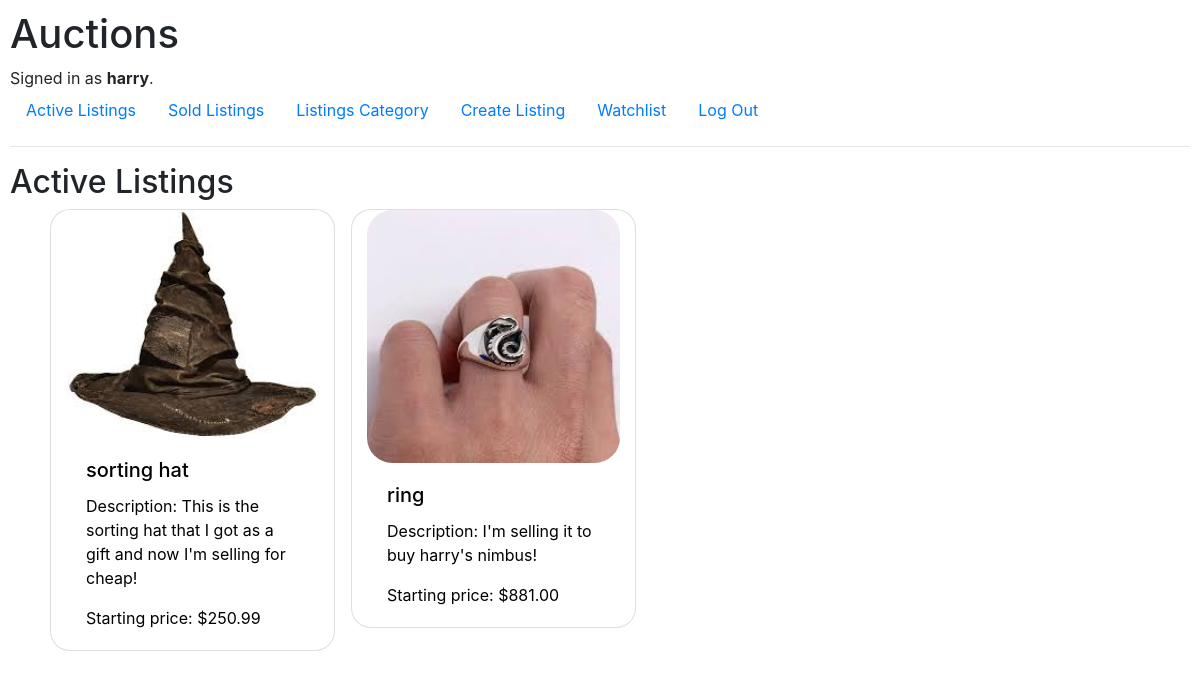
Page /category/Accessories (signed in) on the committed database.
### auctions/models.py (models this page shows, shortened)
class User(AbstractUser):
    pass

class Listing(models.Model):
    title = models.CharField(max_length=100)
    description = models.CharField(max_length=1000)
    price = models.DecimalField(max_digits=10, decimal_places=2)
    category = models.CharField(max_length=64)
    username = models.ForeignKey(User, on_delete=models.CASCADE, related_name="owner")
    img = models.ImageField(upload_to="auctions/uploads/images", blank=True, null=True, default=None)
    active = models.BooleanField(default=True)

### auctions/views.py (the view)
# urls.py: path("category/<str:category>", views.category_search, name="category_search"),
def category_search(request, category):
    return render(request, "auctions/index.html", {
        "listings": Listing.objects.all().filter(active=True, category=category),
        "no_category_item": "We don't have any Listing in this category yet!"
    })

### auctions/templates/auctions/index.html
{% extends "auctions/layout.html" %}
{% block body %}
    <h2>Active Listings</h2>
    {% if listings %}
        <ul style="list-style-type: none;">
            <div class="container">
                <div class="row row-cols-4" style="column-gap: 1em; row-gap: 0.5em;">
                    {% for item in listings %}
                        <li>
                            <div class="col card" style="width: 18rem; border-radius: 20px;">
                                <a href="{% url 'listing_page' item.pk %}" style="text-decoration: none; color: black;">
                                {% if item.img %}
                                    <img class="card-img-top" src="{{ item.img.url }}" alt="Listed item image" style="border-radius: 10%;">
                                {% else %}
                                    <img src="" alt="No image listed">
                                {% endif %}
                                    <div class="card-body">
                                        <h5 class="card-title">{{ item.title }}</h5>
                                        <p class="card-text">Description: {{ item.description }}</p>
                                        <p class="card-text">Starting price: ${{ item.price }}</p>
                                    </div>
                                </a>
                            </div>
                        </li>
                    {% endfor %}
                </div>
            </div>
        </ul>
    {% else %}
        <div class="alert alert-warning" role="alert">
            <h3>{{ no_category_item }}</h3>
        </div>
    {% endif %}
{% endblock %}

### auctions/templates/auctions/layout.html (shortened to what this page needs)
{% load static %}
<!DOCTYPE html>
<html lang="en">
    <head>
        <link rel="stylesheet" href="https://stackpath.bootstrapcdn.com/bootstrap/4.4.1/css/bootstrap.min.css">
        <link href="{% static 'auctions/styles.css' %}" rel="stylesheet">
    </head>
    <body>
        <h1>Auctions</h1>
        <div>
            {% if user.is_authenticated %}
                Signed in as <strong>{{ user.username }}</strong>.
            {% else %}
                Not signed in.
            {% endif %}
        </div>
        <ul class="nav">
            <li class="nav-item">
                <a class="nav-link" href="{% url 'index' %}">Active Listings</a>
            </li>
            <li class="nav-item">
                <a class="nav-link" href="{% url 'index_sold' %}">Sold Listings</a>
            </li>
            <li class="nav-item">
                <a class="nav-link" href="{% url 'index_category' %}">Listings Category</a>
            </li>
            {% if user.is_authenticated %}
                <li class="nav-item">
                    <a class="nav-link" href="{% url 'create_listing' %}">Create Listing</a>
                </li>
                <li class="nav-item">
                    <a class="nav-link" href="{% url 'watchlist' %}">Watchlist</a>
                </li>
                <li class="nav-item">
                    <a class="nav-link" href="{% url 'logout' %}">Log Out</a>
                </li>
            {% endif %}
        </ul>
        <hr>
        {% block body %}
        {% endblock %}
    </body>
</html>

### auctions/static/auctions/styles.css (style rules this page uses)
body { padding: 10px; }

### rows in the picture
User: username "harry"
Listing: img (picture), title "sorting hat", description "This is the sorting hat that I got as a gift and now I'm selling for cheap!", price "250.99"
Listing: img (picture), title "ring", description "I'm selling it to buy harry's nimbus!", price "881.00"
